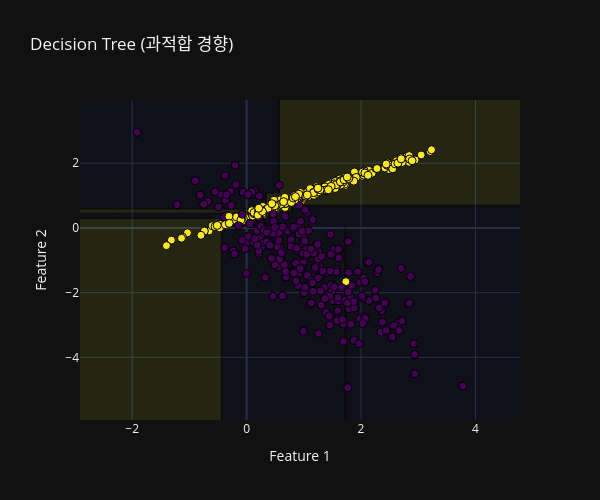
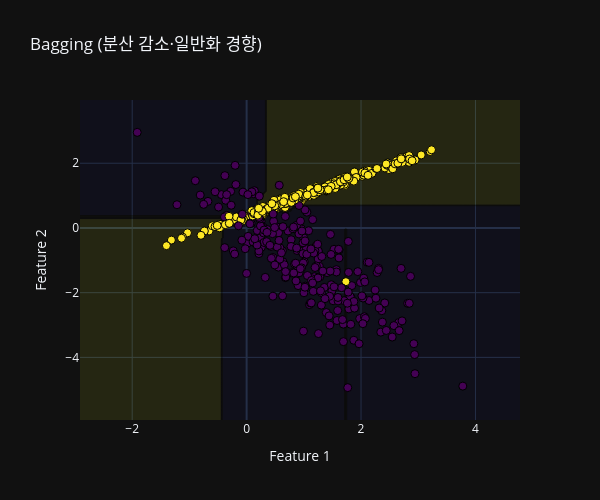

These figures' notebook cell, in order:
### Markdown cell above
## 먼저 체감해보자 — 트리는 왜 불안정할까?

단일 트리는 데이터가 조금만 바뀌어도 경계가 크게 흔들림
앙상블은 이 ‘흔들림’을 줄이는 설계임

### Code cell
# Bagging — 2D 결정 경계 시각화 (Plotly 버전)
import numpy as np
import plotly.graph_objects as go
from sklearn.datasets import make_classification
from sklearn.tree import DecisionTreeClassifier
from sklearn.ensemble import BaggingClassifier

np.random.seed(42)

X2, y2 = make_classification(n_samples=500, n_features=2, n_redundant=0, n_informative=2,
                             n_clusters_per_class=1, class_sep=1.0, random_state=42)

tree_single = DecisionTreeClassifier(max_depth=None, random_state=42).fit(X2, y2)
bagging = BaggingClassifier(estimator=DecisionTreeClassifier(max_depth=None,
                                                             random_state=42),
                                                            n_estimators=100, # 모델 수, 많으면 많을수록 안정성 확보
                                                            max_samples=0.8, # 부트스트랩 샘플 크기
                                                            bootstrap=True,
                                                           random_state=42).fit(X2, y2)

pad = 1.0
xx, yy = np.meshgrid(
    np.linspace(X2[:, 0].min() - pad, X2[:, 0].max() + pad, 400),
    np.linspace(X2[:, 1].min() - pad, X2[:, 1].max() + pad, 400)
)
grid = np.c_[xx.ravel(), yy.ravel()]

Z_single = tree_single.predict(grid).reshape(xx.shape)
Z_bag = bagging.predict(grid).reshape(xx.shape)


def plot_boundary_plotly(xx, yy, Z, X, y, title):
    fig = go.Figure()

    fig.add_trace(go.Contour(
        x=xx[0], y=yy[:, 0], z=Z,
        showscale=False, opacity=0.3,
        contours_coloring="heatmap",
        name="decision boundary"
    ))

    fig.add_trace(go.Scatter(
        x=X[:, 0], y=X[:, 1], mode="markers",
        marker=dict(size=8, color=y, colorscale="Viridis", line=dict(width=1, color="black")),
        name="data"
    ))

    fig.update_layout(
        title=title,
        xaxis_title="Feature 1",
        yaxis_title="Feature 2",
        template="plotly_dark",
        width=600, height=500
    )
    fig.show()


# 실행
plot_boundary_plotly(xx, yy, Z_single, X2, y2, "Decision Tree (과적합 경향)")
plot_boundary_plotly(xx, yy, Z_bag, X2, y2, "Bagging (분산 감소·일반화 경향)")

### Figure 1 — Plotly figure (JSON) as saved in the notebook; plotly's stock layout.template omitted (floating-point values rounded to 4 significant figures; data arrays with more than 128 entries replaced by an {"elided": "..."} marker saying what was removed)
{"data": [{"contours": {"coloring": "heatmap"}, "name": "decision boundary", "opacity": 0.3, "showscale": false, "x": {"elided": "400 float values"}, "y": {"elided": "400 float values"}, "z": {"elided": "400x400 int values"}, "type": "contour"}, {"marker": {"color": {"elided": "500 int values"}, "colorscale": [[0.0, "#440154"], [0.1111, "#482878"], [0.2222, "#3e4989"], [0.3333, "#31688e"], [0.4444, "#26828e"], [0.5556, "#1f9e89"], [0.6667, "#35b779"], [0.7778, "#6ece58"], [0.8889, "#b5de2b"], [1.0, "#fde725"]], "line": {"color": "black", "width": 1}, "size": 8}, "mode": "markers", "name": "data", "x": {"elided": "500 float values"}, "y": {"elided": "500 float values"}, "type": "scatter"}], "layout": {"title": {"text": "Decision Tree (과적합 경향)"}, "xaxis": {"title": {"text": "Feature 1"}}, "yaxis": {"title": {"text": "Feature 2"}}, "width": 600, "height": 500}}

### Figure 2 — Plotly figure (JSON) as saved in the notebook; plotly's stock layout.template omitted (floating-point values rounded to 4 significant figures; data arrays with more than 128 entries replaced by an {"elided": "..."} marker saying what was removed)
{"data": [{"contours": {"coloring": "heatmap"}, "name": "decision boundary", "opacity": 0.3, "showscale": false, "x": {"elided": "400 float values"}, "y": {"elided": "400 float values"}, "z": {"elided": "400x400 int values"}, "type": "contour"}, {"marker": {"color": {"elided": "500 int values"}, "colorscale": [[0.0, "#440154"], [0.1111, "#482878"], [0.2222, "#3e4989"], [0.3333, "#31688e"], [0.4444, "#26828e"], [0.5556, "#1f9e89"], [0.6667, "#35b779"], [0.7778, "#6ece58"], [0.8889, "#b5de2b"], [1.0, "#fde725"]], "line": {"color": "black", "width": 1}, "size": 8}, "mode": "markers", "name": "data", "x": {"elided": "500 float values"}, "y": {"elided": "500 float values"}, "type": "scatter"}], "layout": {"title": {"text": "Bagging (분산 감소·일반화 경향)"}, "xaxis": {"title": {"text": "Feature 1"}}, "yaxis": {"title": {"text": "Feature 2"}}, "width": 600, "height": 500}}
